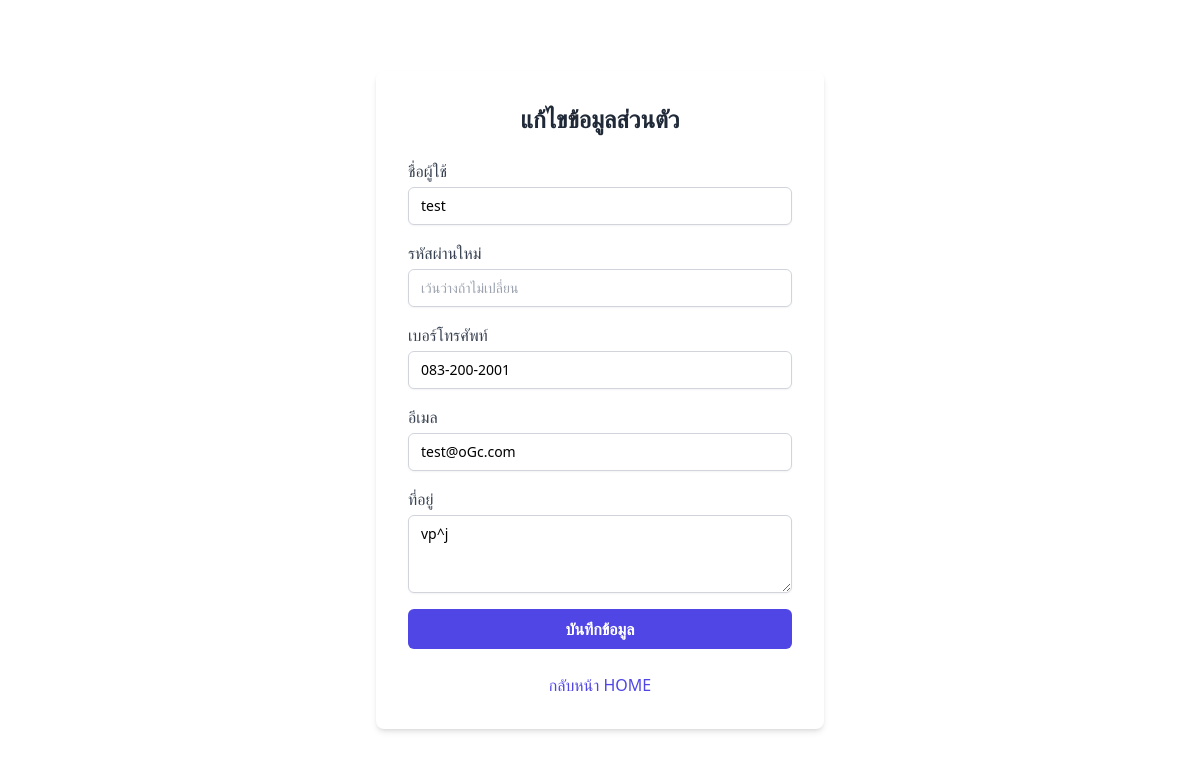
Page /edit_profile.php (signed in) on the committed database.
### tables this page shows
CREATE TABLE `users` (
  `id` int(11) NOT NULL,
  `username` varchar(50) NOT NULL,
  `password` varchar(255) NOT NULL,
  `role` enum('user','admin') DEFAULT 'user',
  `phone` varchar(20) DEFAULT NULL,
  `email` varchar(100) DEFAULT NULL,
  `address` text DEFAULT NULL
);

### edit_profile.php (the view, shortened to what this page needs)
<?php
include 'db_connect.php';
$stmt = $conn->prepare("SELECT id, username, phone, email, address FROM users WHERE username = ?");
$stmt->bind_param("s", $_SESSION['username']);
$stmt->execute();
$result = $stmt->get_result();
$user = $result->fetch_assoc();
?>
<!DOCTYPE html>
<html lang="th">
<head>
    <script src="https://cdn.tailwindcss.com"></script>
</head>
<body class="flex items-center justify-center min-h-screen">
    <div class="bg-white p-8 rounded-lg shadow-md w-full max-w-md">
        <h2 class="text-2xl font-semibold text-center mb-6 text-gray-800">แก้ไขข้อมูลส่วนตัว</h2>
        <form method="POST" action="" class="space-y-4">
            <div>
                <label for="username" class="block text-gray-700 font-medium mb-1">ชื่อผู้ใช้</label>
                <input type="text" name="username" id="username" value="<?php echo htmlspecialchars($user['username']); ?>" required
                       class="mt-1 block w-full px-3 py-2 bg-white border border-gray-300 rounded-md shadow-sm focus:outline-none focus:ring-indigo-500 focus:border-indigo-500 sm:text-sm">
            </div>
            <div>
                <label for="password" class="block text-gray-700 font-medium mb-1">รหัสผ่านใหม่</label>
                <input type="password" name="password" id="password" placeholder="เว้นว่างถ้าไม่เปลี่ยน"
                       class="mt-1 block w-full px-3 py-2 bg-white border border-gray-300 rounded-md shadow-sm focus:outline-none focus:ring-indigo-500 focus:border-indigo-500 sm:text-sm">
            </div>
            <div>
                <label for="phone" class="block text-gray-700 font-medium mb-1">เบอร์โทรศัพท์</label>
                <input type="text" name="phone" id="phone" value="<?php echo htmlspecialchars($user['phone']); ?>"
                       class="mt-1 block w-full px-3 py-2 bg-white border border-gray-300 rounded-md shadow-sm focus:outline-none focus:ring-indigo-500 focus:border-indigo-500 sm:text-sm">
            </div>
            <div>
                <label for="email" class="block text-gray-700 font-medium mb-1">อีเมล</label>
                <input type="email" name="email" id="email" value="<?php echo htmlspecialchars($user['email']); ?>"
                       class="mt-1 block w-full px-3 py-2 bg-white border border-gray-300 rounded-md shadow-sm focus:outline-none focus:ring-indigo-500 focus:border-indigo-500 sm:text-sm">
            </div>
            <div>
                <label for="address" class="block text-gray-700 font-medium mb-1">ที่อยู่</label>
                <textarea name="address" id="address" rows="3"
                          class="mt-1 block w-full px-3 py-2 bg-white border border-gray-300 rounded-md shadow-sm focus:outline-none focus:ring-indigo-500 focus:border-indigo-500 sm:text-sm"><?php echo htmlspecialchars($user['address']); ?></textarea>
            </div>
            <div class="flex justify-center">
                <button type="submit"
                        class="w-full bg-indigo-600 hover:bg-indigo-700 text-white font-bold py-2 px-4 rounded-md focus:outline-none focus:ring-2 focus:ring-offset-2 focus:ring-indigo-500 transition-colors duration-200">
                    บันทึกข้อมูล
                </button>
            </div>
        </form>
        <a href="user_index.php" class="block text-center mt-6 text-indigo-600 hover:underline">
            กลับหน้า HOME
        </a>
    </div>
</body>
</html>

### rows in the picture
users: username "test", phone "083-200-2001", email "test@oGc.com", address "vp^j"
